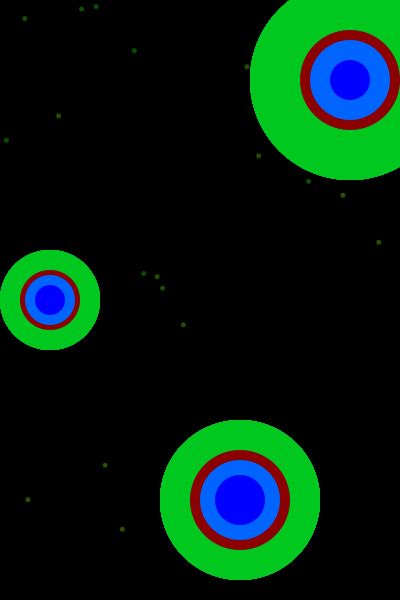
Frame 1 (no input)
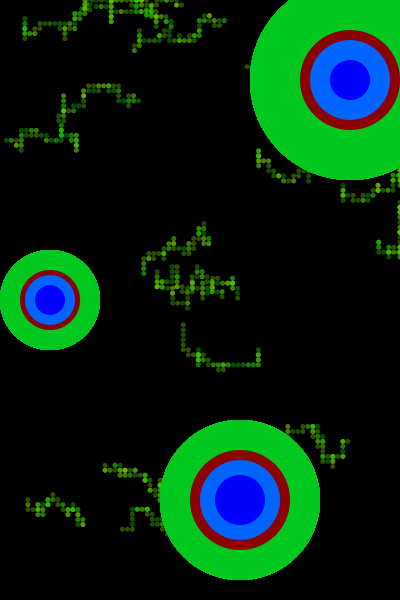
Frame 60 (the mouse pressed at the canvas centre just before this capture)
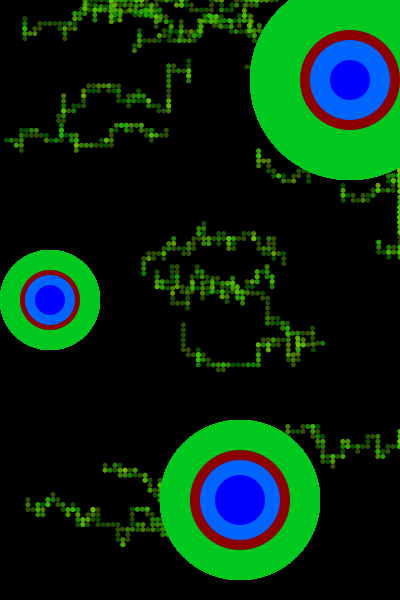
Frame 120 (the mouse held since frame 60 and released just before this capture)

The Processing sketch that drew these frames (run headless with seeded random() and noise(); from frame 60 on, the mouse is pressed at the canvas centre):

// Processing sketch: processing_142612
// ── processing_142612.pde

Walker[] w = new Walker [20];  //declare array
  
void setup(){
  size(400,600);
  background(0);
  frameRate(30);
  smooth();
       
      
//creates the objects
 
 for (int i = 0; i < w.length; i ++ ) {   //call for loop.
    w[i] = new Walker();
  }
}
     
void draw(){
  for (int i = 0; i < w.length; i++ ) { //  run through a loop.
  w[i].walk();
  w[i].display();
  }
    
    
  if (keyPressed)         // r to restart
  if (key == 'r' || key == 'R') {
  setup();
}
  
  
}
class Walker {
  
  float x;
  float y;
  int s;
  
  //constructor
  Walker() {
    x = random(width);//tells the walker where it can go
    y = random(height);
    s = 5;
  }
  
  
  void display() {
    noStroke();
    fill(random(150),200,0,100);
    ellipse(x, y, s, s);
     
    fill(0,200,30,200);
    ellipse(350,80,200,200);
    fill(#8b0000,700);
    ellipse(350,80,100,100);
    fill(0,100,300);
    ellipse(350, 80, 80,80);
    fill(0,0,550);
    ellipse(350,80,40,40);
     
    fill(0,200,30,200);
    ellipse(50,300,100,100);
    fill(#8b0000,700);
    ellipse(50,300,60,60);
    fill(0,100,300);
    ellipse(50, 300, 50,50);
    fill(0,0,550);
    ellipse(50,300,30,30);
     
    fill(0,200,30,200);
    ellipse(240,500,160,160);
    fill(#8b0000,700);
    ellipse(240,500,100,100);
    fill(0,100,300);
    ellipse(240, 500, 80,80);
    fill(0,0,550);
    ellipse(240,500,50,50);
     
     
     
     
  }
  
  void walk() {
    int option = int(random(4));
    if (option == 0) {
      x= x+s;
    } else if (option == 1) {
      x = x++;
    } else if (option == 2) {
      y = y + s;
    } else {
      y = y - s;
    }    
       
    
    
  x = constrain(x,0,width);//stop it form going out of the boundary
  y = constrain(y,0,height);
    }
    
}
